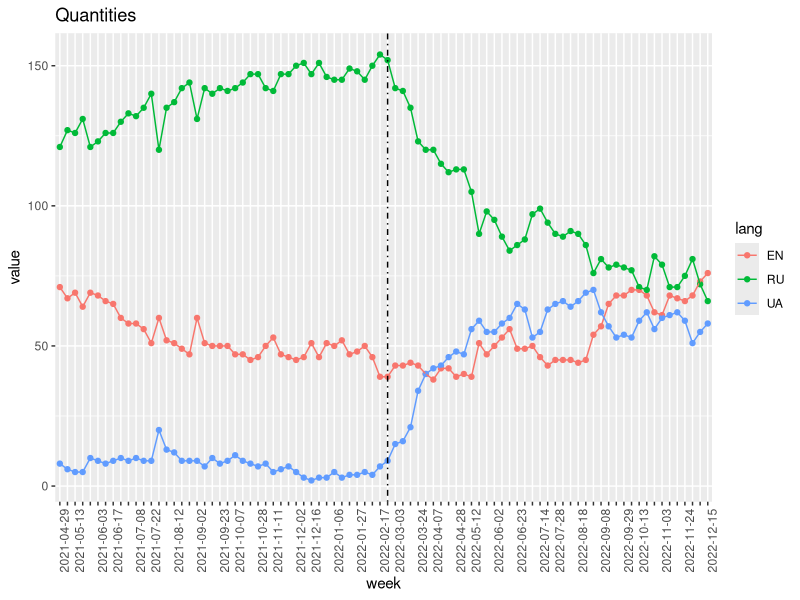
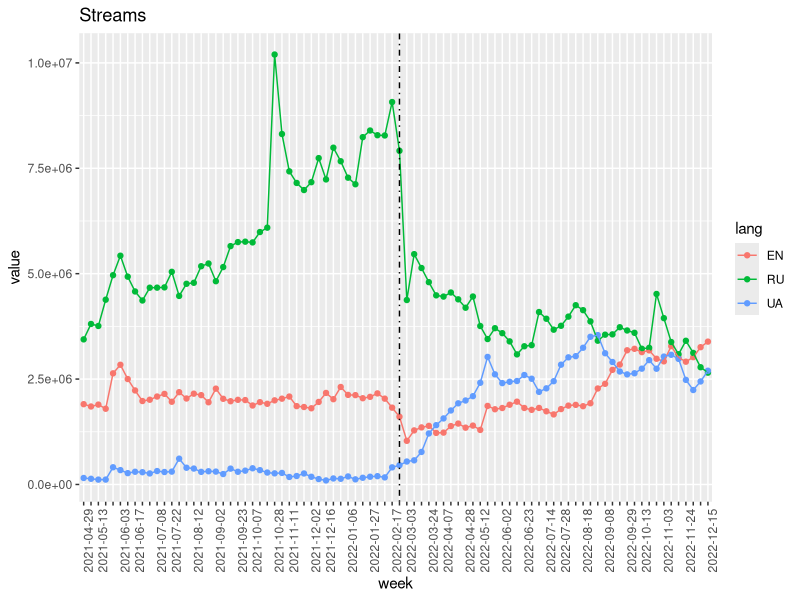
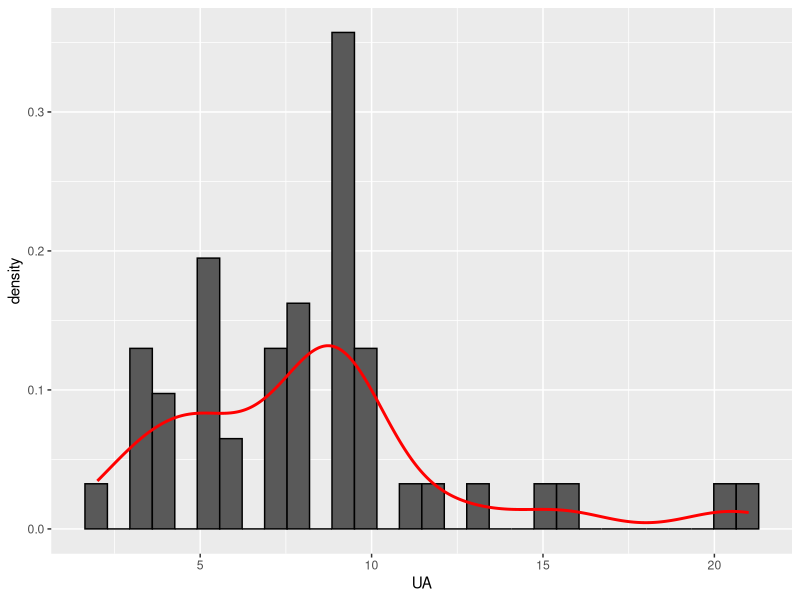

Write R code to recreate these figures, in order.
## ---- chunk 1
library(ggplot2)
library(reshape2)
## ---- chunk 2
weekly_by_streams <- read.csv("joined_by_streams/joined_by_streams.csv")[, -1]
head(weekly_by_streams)
## ---- chunk 3
weekly_by_quantity <- read.csv("joined_by_quantity/joined_by_quantity.csv")[, -1]
head(weekly_by_quantity)
## ---- chunk 4
plot_lang <- function(df, title){
  df <- melt(df , id.vars = 'week', variable.name = 'lang')
  ggplot(df, aes(week, value, group=lang)) + 
  scale_x_discrete(guide = guide_axis(check.overlap=TRUE))+
  theme(axis.text.x = element_text(angle = 90)) + 
  geom_point(aes(colour = lang)) + geom_line(aes(colour=lang)) + 
    labs(title = title) +
         geom_vline(xintercept=44,
                linetype=4, colour="black")
}
## ---- chunk 5
plot_lang(weekly_by_quantity, "Quantities")
## ---- chunk 6
plot_lang(weekly_by_streams, "Streams")
## ---- chunk 7
before_war <- weekly_by_quantity[row.names(weekly_by_quantity) %in% 1:47, ]
after_war <- weekly_by_quantity[row.names(weekly_by_quantity) %in% 48:nrow(weekly_by_quantity), ]
## ---- chunk 8
before_war_ua <- before_war[3] # UA songs

ggplot(before_war_ua, aes(x = UA)) + 
geom_histogram(col="black", aes(y = after_stat(density))) +
geom_density(col = "red", size=1)



## ---- chunk 9
list_before_war_ua <- as.list(before_war_ua)$UA
parameter <- 1 / mean(list_before_war_ua)

p_val <- 0
for (i in 1:20){
  p_val <- p_val + chisq.test(list_before_war_ua, rgeom(length(list_before_war_ua), parameter), simulate.p.value = TRUE)$p.value
}
p_val <- p_val / 20
cat("The received p-value:", p_val, "\n")
